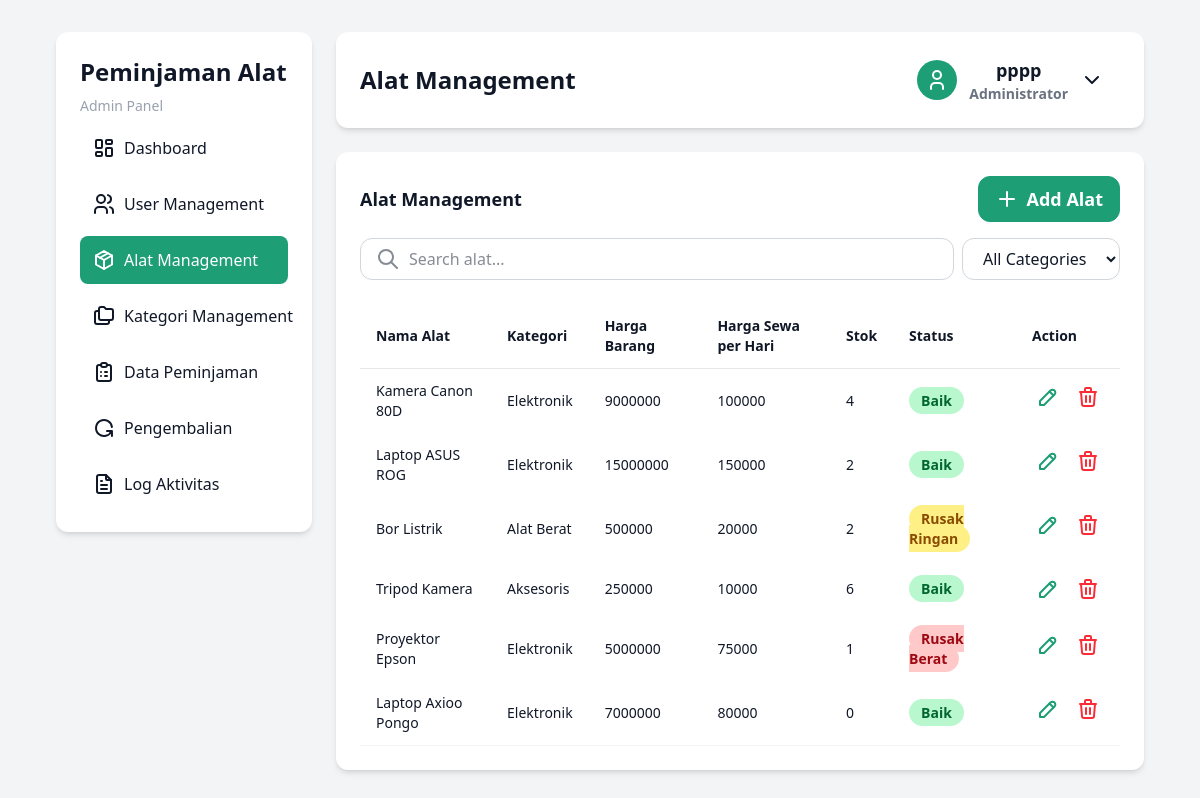
Screenshot of /pages/admin/alat.php (signed in) with the database file from the repository.
### tables this page shows
CREATE TABLE `users` (
  `id_user` int NOT NULL,
  `nama` varchar(100) NOT NULL,
  `username` varchar(100) NOT NULL,
  `password` varchar(255) NOT NULL,
  `role` enum('admin','petugas','peminjam') NOT NULL
);

CREATE TABLE `alat` (
  `id_alat` int NOT NULL,
  `id_kategori` int NOT NULL,
  `nama_alat` varchar(150) NOT NULL,
  `kondisi` enum('Baik','Rusak Ringan','Rusak Berat') DEFAULT 'Baik',
  `harga_barang` int NOT NULL,
  `harga_sewa` int NOT NULL,
  `stok` int NOT NULL,
  `created_at` timestamp NOT NULL DEFAULT CURRENT_TIMESTAMP
);

CREATE TABLE `kategori` (
  `id_kategori` int NOT NULL,
  `nama_kategori` varchar(100) NOT NULL,
  `keterangan` text,
  `created_at` timestamp NOT NULL DEFAULT CURRENT_TIMESTAMP
);

### pages/admin/alat.php (the view, shortened to what this page needs)
<?php
include '../../config/conn.php';
$id_user = $_SESSION['id_user'];
$query = mysqli_query($conn, "SELECT alat.*, kategori.nama_kategori FROM alat
                                              JOIN kategori ON alat.id_kategori = kategori.id_kategori");
$qUser = mysqli_query($conn, "SELECT * FROM users WHERE id_user='$id_user'");
$data = mysqli_fetch_assoc($qUser);
?>
<!DOCTYPE html>
<html lang="en">
  <head>
    <link rel="stylesheet" href="../../src/output.css" />
  </head>
  <body class="flex gap-6 min-h-screen w-full py-8 px-14">
    <?php
      include '../components/sidebar.php'
?>
    <main class="right-dashboard-section">
      <nav class="navbar">
        <p>Alat Management</p>
        <div class="user-dropdown-wrapper">
          <button id="userBtn" class="user-dropdown-button">
            <div class="user-icon">
              <svg
                xmlns="http://www.w3.org/2000/svg"
                width="24"
                height="24"
                viewBox="0 0 24 24"
                fill="none"
                stroke="currentColor"
                stroke-width="2"
                stroke-linecap="round"
                stroke-linejoin="round"
              >
                <path d="M8 7a4 4 0 1 0 8 0a4 4 0 0 0 -8 0" />
                <path d="M6 21v-2a4 4 0 0 1 4 -4h4a4 4 0 0 1 4 4v2" />
              </svg>
            </div>
            <div class="user-account">
              <p><?= $data['nama'] ?></p>
              <span>Administrator</span>
            </div>
            <svg
              class="dropdown-arrow"
              xmlns="http://www.w3.org/2000/svg"
              width="24"
              height="24"
              viewBox="0 0 24 24"
              fill="none"
              stroke="currentColor"
              stroke-width="2"
              stroke-linecap="round"
              stroke-linejoin="round"
            >
              <path d="M6 9l6 6l6 -6" />
            </svg>
          </button>
        </div>
      </nav>
      <div class="main-card">
        <section class="search-section">
          <div class="top-equipment-section">
            <h3>Alat Management</h3>
            <button id="addBtn">
              <svg
                xmlns="http://www.w3.org/2000/svg"
                width="24"
                height="24"
                viewBox="0 0 24 24"
                fill="none"
                stroke="currentColor"
                stroke-width="2"
                stroke-linecap="round"
                stroke-linejoin="round"
              >
                <path d="M12 5l0 14" />
                <path d="M5 12l14 0" />
              </svg>
              Add Alat
            </button>
          </div>
          <div class="bottom-equipment-section">
            <div class="flex-1 relative">
              <input
                type="text"
                id="searchInput"
                placeholder="Search alat..."
                class="pl-12 w-full"
              />
            </div>
            <select name="categoryFilter" id="categoryFilter">
              <option value="">All Categories</option>
            </select>
          </div>
        </section>
        <section class="equipment-table-section">
          <table class="crud-table">
            <thead>
              <tr>
                <td class="table-header">Nama Alat</td>
                <td class="table-header">Kategori</td>
                <td class="table-header">Harga Barang</td>
                <td class="table-header">Harga Sewa per Hari</td>
                <td class="table-header">Stok</td>
                <td class="table-header">Status</td>
                <td class="table-header">Action</td>
              </tr>
            </thead>
            <tbody>
              <?php
while ($data = mysqli_fetch_assoc($query)) :
    $status = $data['kondisi'];
    if ($status == "Baik") {
        $statusColor = "bg-green-200 text-green-800";
    } elseif ($status == "Rusak Ringan") {
        $statusColor = "bg-yellow-200 text-yellow-800";
    } elseif ($status == "Rusak Berat") {
        $statusColor = "bg-red-200 text-red-800";
    } else {
        $statusColor = "bg-gray-200 text-gray-800";
    }
    ?>
              <tr data-id-kategori="<?= $data['id_kategori']; ?>">
                <td><?= $data['nama_alat']; ?> </td>
                <td><?= $data['nama_kategori'] ?></td>
                <td><?= $data['harga_barang'] ?></td>
                <td><?= $data['harga_sewa'] ?></td>
                <td><?= $data['stok'] ?></td>
                <td class="equipment-status">
                  <span class="<?= $statusColor ?>"><?= $data['kondisi'] ?></span>
                </td>
                <td class="button-wrapper">
                  <a
                    href="#"
                    class="edit-button"
                    data-id="<?= $data['id_alat']; ?>"
                    data-nama-alat="<?= $data['nama_alat']; ?>"
                    data-id-kategori="<?= $data['id_kategori']; ?>"
                    data-kondisi="<?= $data['kondisi']; ?>"
                    data-stok="<?= $data['stok']; ?>"
                  >
                    <svg
                      xmlns="http://www.w3.org/2000/svg"
                      width="24"
                      height="24"
                      viewBox="0 0 24 24"
                      fill="none"
                      stroke="currentColor"
                      stroke-width="2"
                      stroke-linecap="round"
                      stroke-linejoin="round"
                    >
                      <path d="M4 20h4l10.5 -10.5a2.828 2.828 0 1 0 -4 -4l-10.5 10.5v4" />
                      <path d="M13.5 6.5l4 4" />
                    </svg>
                  </a>
                  <a href="proses/proses-delete-alat.php?id=<?= $data['id_alat']; ?>"
                     class="delete-button"
                     onclick="return confirm('Yakin hapus alat ini?')">
                  </a>
                </td>
              </tr>
              <?php endwhile; ?>
            </tbody>
          </table>
        </section>
      </div>
    </main>
  </body>
</html>

### rows the page displays
users: nama "pppp"
alat: nama_alat "Kamera Canon 80D", id_kategori.nama_kategori "Elektronik", harga_barang "9000000", harga_sewa "100000", stok "4", kondisi "Baik"
alat: nama_alat "Laptop ASUS ROG", id_kategori.nama_kategori "Elektronik", harga_barang "15000000", harga_sewa "150000", stok "2", kondisi "Baik"
alat: nama_alat "Bor Listrik", id_kategori.nama_kategori "Alat Berat", harga_barang "500000", harga_sewa "20000", stok "2", kondisi "Rusak Ringan"
alat: nama_alat "Tripod Kamera", id_kategori.nama_kategori "Aksesoris", harga_barang "250000", harga_sewa "10000", stok "6", kondisi "Baik"
alat: nama_alat "Proyektor Epson", id_kategori.nama_kategori "Elektronik", harga_barang "5000000", harga_sewa "75000", stok "1", kondisi "Rusak Berat"
alat: nama_alat "Laptop Axioo Pongo", id_kategori.nama_kategori "Elektronik", harga_barang "7000000", harga_sewa "80000", stok "0", kondisi "Baik"
